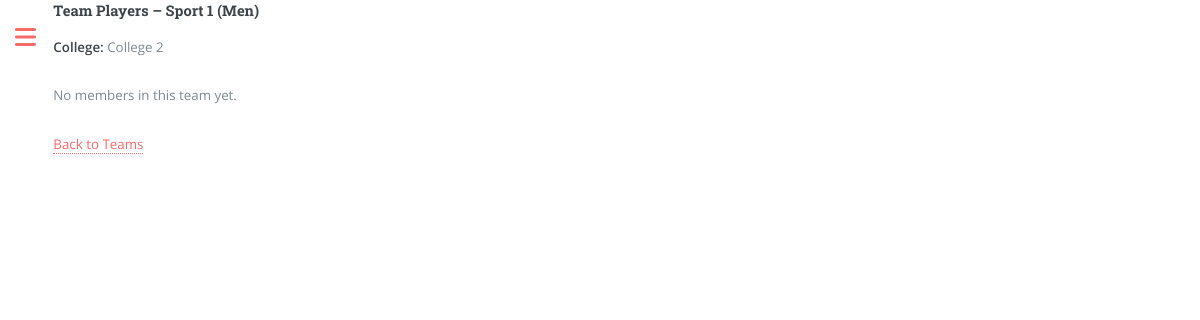
Before: /organizer/team/2/players/ (signed in) with the older database file.
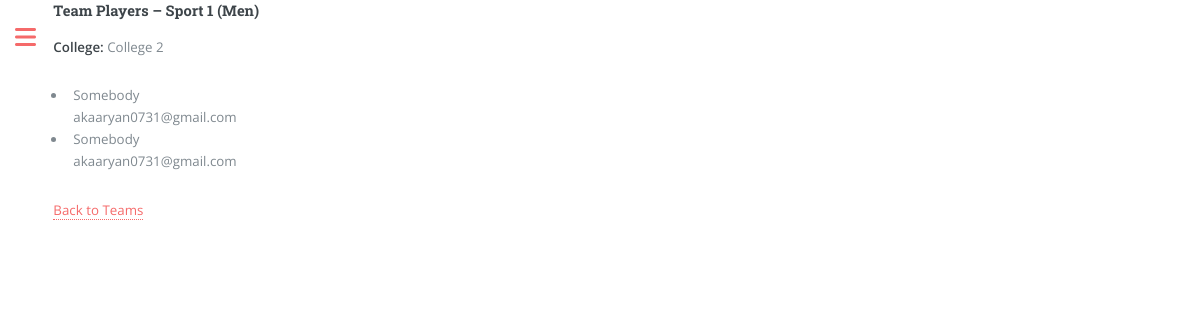
After: the same page with the newer database file.
### participants/models.py (models this page shows, shortened)
class TeamMembership(models.Model):
    team = models.ForeignKey(Team, on_delete=models.CASCADE)
    participant = models.ForeignKey(User, on_delete=models.CASCADE)
    is_approved = models.BooleanField(default=False)

class User(AbstractUser):
    gender_choices = [
        ('Men', 'Men'),
        ('Women', 'Women'),
    ]
    name = models.CharField(max_length=100)
    gender = models.CharField(max_length=5, choices=gender_choices, null=True, blank=True)
    dob = models.DateField(null=True, blank=True)
    mobile = models.CharField(max_length=15, null=True, blank=True)
    college = models.ForeignKey(College, on_delete=models.SET_NULL, null=True, blank=True)
    is_organizer = models.BooleanField(default=False)
    is_participant = models.BooleanField(default=True)
    profile_complete = models.BooleanField(default=False)
    is_banned = models.BooleanField(default=False)

### participants/views.py (the view)
# urls.py: path('organizer/team/<int:team_id>/players/', team_players, name='team_players'),
@organizer_required
def team_players(request, team_id):
    team = get_object_or_404(Team, pk=team_id)
    members = TeamMembership.objects.filter(team=team).select_related('participant')
    return render(request, 'participants/team_players.html', {'team': team, 'members': members})

### participants/views.py (called while the page is built)
def organizer_required(view_func):
    @wraps(view_func)
    @login_required
    def _wrapped_view(request, *args, **kwargs):
        if not request.user.is_organizer:
            return redirect(settings.LOGIN_URL)
        return view_func(request, *args, **kwargs)
    return _wrapped_view

### participants/templates/participants/team_players.html
{% extends 'participants/base_dashboard.html' %}
{% block content %}
<div class="container mt-4">
  <h4 class="text-2xl font-semibold text-gray-800 mb-4">Team Players – {{ team.event.sport.name }} ({{ team.event.gender }})</h4>
  <p><strong>College:</strong> {{ team.college.name }}</p>
  {% if members %}
    <ul class="space-y-4 mt-3">
      {% for m in members %}
        <li class="bg-gray-50 p-4 rounded shadow-sm border border-gray-200">
          <div class="font-medium text-gray-800">{{ m.participant.name }}</div>
          <div class="text-sm text-gray-600">{{ m.participant.email }}</div>
        </li>
      {% endfor %}
    </ul>
  {% else %}
    <p class="text-gray-500 italic">No members in this team yet.</p>
  {% endif %}
  <a href="{% url 'organizer_teams' %}" class="inline-block mt-4 px-4 py-2 bg-gray-600 text-white rounded hover:bg-gray-700 transition">Back to Teams</a>
</div>
{% endblock %}

Changed rows visible on the page:
added TeamMembership: participant.name "Somebody", participant.email "akaaryan0731@gmail.com"
added TeamMembership: participant.name "Somebody", participant.email "akaaryan0731@gmail.com"
Other visible differences:
text no longer shown: "No members in this team yet."
